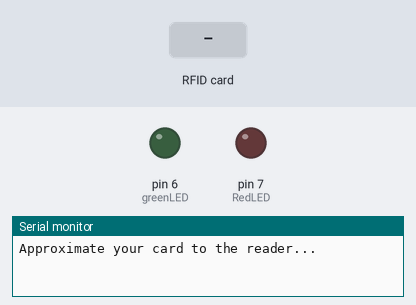
This sketch was run on a simulated Arduino Uno, built with avr-gcc and run on an emulated ATmega328P. Shown: output pins drawn as LEDs (lit = HIGH), the last lines printed to the serial monitor. Inputs (shaded band) come from the test bench. Pins used as bus, display or sensor lines are not drawn.

Above: at 1.2 s.
1.3 s: RFID card 8A F2 8F 08 held to the reader
At 5.0 s:
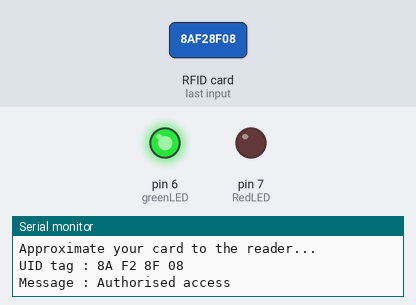
Timing chart, 0 to 6.5 s (numbered marks = the images above; inputs shaded):
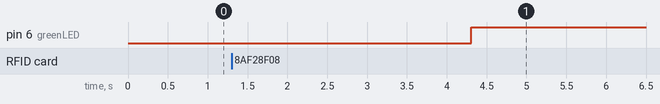

The sketch:

rfid_blink.ino
```cpp
#include <SPI.h>
#include <MFRC522.h>

#define SS_PIN 10
#define RST_PIN 9

MFRC522 mfrc522(SS_PIN, RST_PIN);

int RedLED = 7;
int greenLED = 6;
int onTime = 5000;
int offTime = 1000;

void setup()
{
  Serial.begin(9600);
  SPI.begin();
  mfrc522.PCD_Init();
  Serial.println("Approximate your card to the reader...");
  Serial.println();

  pinMode(RedLED, OUTPUT);
  pinMode(greenLED, OUTPUT);

}
void loop()
{

  if ( ! mfrc522.PICC_IsNewCardPresent())
  {
    return;
  }

  if ( ! mfrc522.PICC_ReadCardSerial())
  {
    return;
  }

  Serial.print("UID tag :");
  String content= "";
  byte letter;
  for (byte i = 0; i < mfrc522.uid.size; i++)
  {
     Serial.print(mfrc522.uid.uidByte[i] < 0x10 ? " 0" : " ");
     Serial.print(mfrc522.uid.uidByte[i], HEX);
     content.concat(String(mfrc522.uid.uidByte[i] < 0x10 ? " 0" : " "));
     content.concat(String(mfrc522.uid.uidByte[i], HEX));
  }
  Serial.println();
  Serial.print("Message : ");
  content.toUpperCase();
  if (content.substring(1) == "8A F2 8F 08") // Make sure you change this with your own UID number
  {
    Serial.println("Authorised access");
    Serial.println();
    delay(3000);
    digitalWrite(greenLED, HIGH);
    delay(onTime);

  }

 else   {
    Serial.println(" Access denied");
    delay(3000);
    digitalWrite(RedLED, HIGH);
    delay(onTime);
    digitalWrite(RedLED, LOW);
    delay(offTime);

  }

}
```

Measured:
- after the input at 1.3 s, pin 6 (greenLED): LOW → HIGH after 3.0 s
